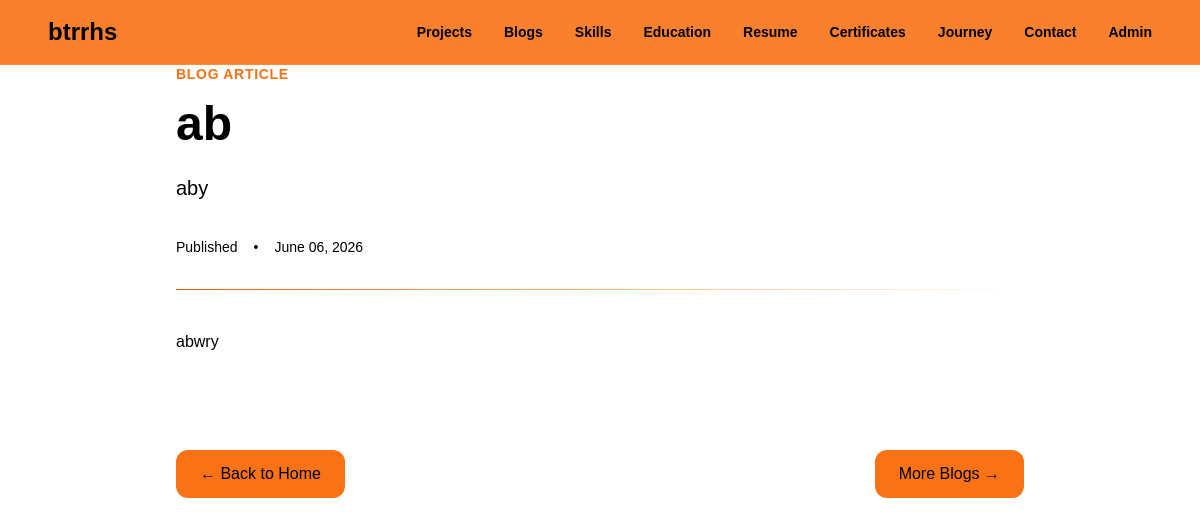
Before: /blog/1/ with the older database file.
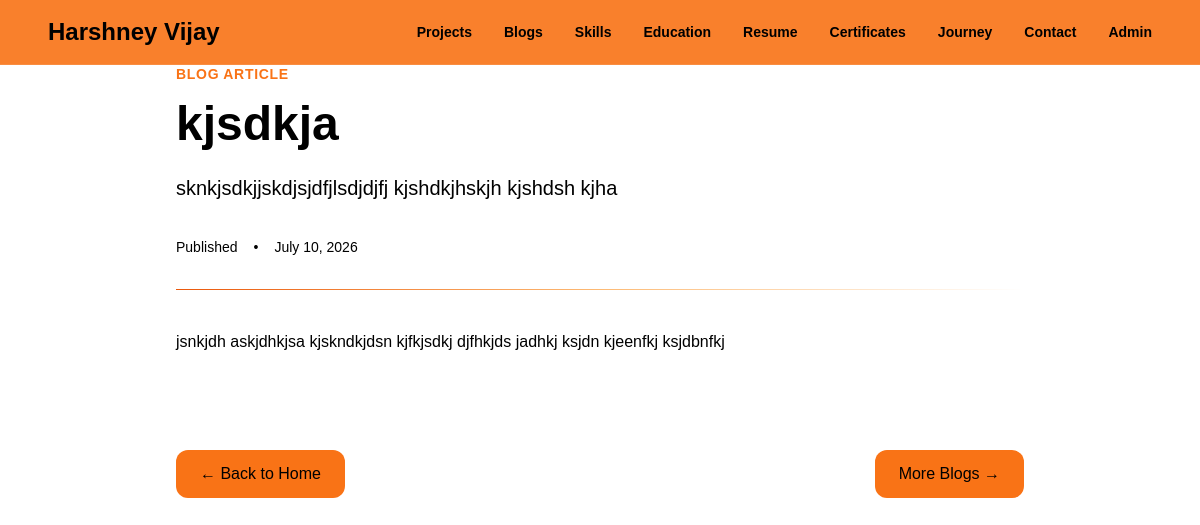
After: the same page with the newer database file.
### projects/models.py (models this page shows, shortened)
class Introduction(models.Model):
    name = models.CharField(
        max_length=100
    )
    title = models.CharField(
        max_length=200
    )
    description = models.TextField()

class Blog(models.Model):
    title = models.CharField(max_length=200)
    short_description = models.TextField()
    content = models.TextField()
    created_at = models.DateTimeField(
        auto_now_add=True
    )
    show_on_homepage = models.BooleanField(
    default=True,
    verbose_name="Show on homepage"
    )

### projects/views.py (the view)
def blog_detail(request, pk):
    blog = get_object_or_404(
        Blog,
        pk=pk
    )
    return render(
        request,
        "projects/blog_detail.html",
        {
            "blog": blog,
            "intro": Introduction.objects.first(),
        },
    )

### projects/templates/projects/blog_detail.html
{% extends "base.html" %} {% block title %} {{ blog.title }} | Blog {% endblock%} {% block content %}
<main class="max-w-4xl mx-auto px-6 py-16">
  <div class="mb-10">
    <span
      class="text-orange-500 text-sm uppercase tracking-wider font-semibold"
    >
      Blog Article
    </span>
    <h1 class="text-4xl md:text-5xl font-bold mt-4 leading-tight break-all">
      {{ blog.title }}
    </h1>
    {% if blog.short_description %}
    <p class="mt-6 text-xl text-black leading-relaxed break-all">
      {{ blog.short_description }}
    </p>
    {% endif %}
    <div class="mt-8 flex items-center gap-4 text-sm text-black">
      <span>Published</span>
      <span>•</span>
      <span>{{ blog.created_at|date:"F d, Y" }}</span>
    </div>
    <div
      class="mt-8 h-px bg-gradient-to-r from-orange-600 via-orange-300 to-transparent"
    ></div>
  </div>
  <article
    class="prose prose-invert max-w-none prose-headings:text-black prose-p:text-black prose-li:text-black prose-strong:text-black prose-a:text-orange-400 prose-a:no-underline hover:prose-a:underline prose-blockquote:border-orange-600 prose-blockquote:text-black break-all"
  >
    {{ blog.content|safe }}
  </article>
  <div class="mt-16 pt-8 flex justify-between items-center">
    <a
      href="{% url 'home' %}"
      class="inline-flex items-center px-6 py-3 rounded-xl bg-orange-500 hover:bg-orange-600 hover:text-white text-black font-medium transition"
    >
      ← Back to Home
    </a>
    <a
        href="{% url 'blogs' %}"
      class="inline-flex items-center px-6 py-3 rounded-xl bg-orange-500 hover:bg-orange-600 hover:text-white text-black font-medium transition"
    >
      More Blogs →
    </a>
  </div>
</main>
{% endblock %}

### projects/templates/base.html (shortened to what this page needs)
</body>
<!DOCTYPE html>
<html lang="en">
<head>
<link href="https://api.fontshare.com/v2/css?f[]=satoshi@300,400,500,700,900&display=swap" rel="stylesheet">
<link href="https://unpkg.com/aos@2.3.4/dist/aos.css" rel="stylesheet">
<link rel="stylesheet"
href="https://cdnjs.cloudflare.com/ajax/libs/font-awesome/6.7.2/css/all.min.css">
<script src="https://cdn.tailwindcss.com"></script>
</head>
<body class="bg-mist-50 text-black">
<nav id="desktop-navbar"
class="hidden md:block fixed top-0 left-0 w-full z-40
bg-orange-500/90 backdrop-blur-xl
border-b border-white/10
transition-transform duration-300">
<div class="max-w-6xl mx-auto px-6 py-4 flex items-center justify-between">
<a href="/"
class="text-2xl font-black hover:text-white transition">
{{ intro.name }}
</a>
<div class="flex gap-8 text-sm font-semibold">
<a href="/#projects" class="hover:text-white transition">
Projects
</a>
<a href="/#blogs" class="hover:text-white transition">
Blogs
</a>
<a href="/#skills" class="hover:text-white transition">
Skills
</a>
<a href="/#education" class="hover:text-white transition">
Education
</a>
<a href="/#resume" class="hover:text-white transition">
Resume
</a>
<a href="/#certifications" class="hover:text-white transition">
Certificates
</a>
<a href="{% url 'journey' %}" class="hover:text-white transition">
Journey
</a>
<a href="/#contact" class="hover:text-white transition">
Contact
</a>
<a href="/admin" class="hover:text-white transition">
Admin
</a>
</div>
</div>
</nav>
<main class="pt-20 md:pt-0">
{% block content %}
{% endblock %}
</main>
</html>

Changed rows visible on the page:
changed Introduction: name "btrrhs" → "Harshney Vijay"
changed Blog: title "ab" → "kjsdkja"; short_description "aby" → "sknkjsdkjjskdjsjdfjlsdjdjfj kjshdkjhskjh kjshdsh kjha"; created_at "June 06, 2026" → "July 10, 2026"; content "abwry" → "jsnkjdh askjdhkjsa kjskndkjdsn kjfkjsdkj djfhkjds jadhkj ksjdn kjeenfkj ksjdbnfkj"
